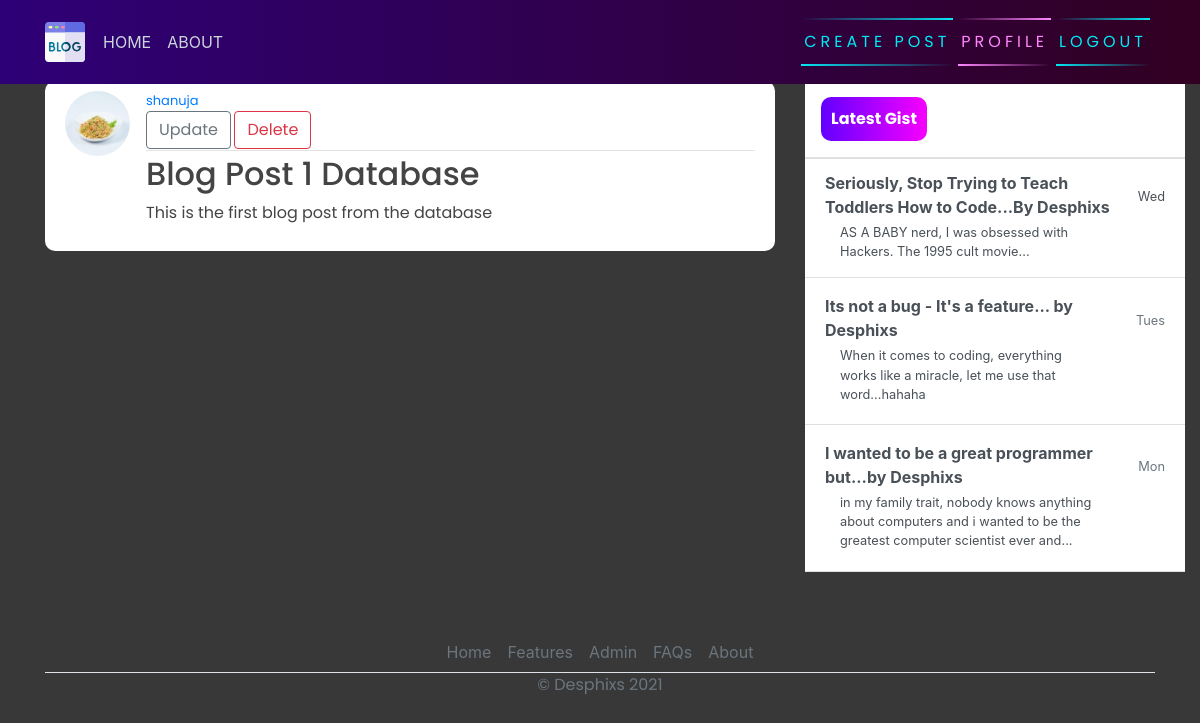
The app's page /post/1/ (signed in) with its own data.
### blog/models.py (models this page shows, shortened)
class post(models.Model):
    title = models.CharField(max_length=200)
    content = models.TextField()
    date_posted = models.DateTimeField(default=timezone.now)
    author = models.ForeignKey(User, on_delete=models.CASCADE)

### users/models.py (models this page shows, shortened)
class Profile(models.Model):
    user = models.OneToOneField(User, on_delete=models.CASCADE)
    image = models.ImageField(default='default.jpg', upload_to='profile_pics')

### blog/views.py (the view)
# urls.py: path('post/<int:pk>/', PostDetailView.as_view(), name="blog-details"),
class PostDetailView(LoginRequiredMixin , DetailView):
    model = post

### blog/templates/blog/post_detail.html
{% extends 'blog/base.html'%}
{% block content %}
        <article class="media content-section">
            <img class=" rounded-circle article-img" src="{{ object.author.profile.image.url }}" alt="">
            <div class="media-body">
                <div class="article-metadata">
                    <a class="mr-2" href="#">{{ object.author }}</a>
                    <small class="text-muted">{{ object.data_posted }}</small><br>
                    {% if object.author == user %}
                    <div>
                        <a class="btn btn-outline-secondary" href="{% url 'bog-update' object.id  %}">Update</a>
                        <a class="btn btn-outline-danger" href="{% url 'bog-delete' object.id  %}">Delete</a>
                    </div>
                    {% endif %}
                </div>
                <h2><a class="article-title" href="11">{{ object.title }}</a></h2>
                <p class="article-content">{{ object.content }}</p>
            </div>
            <br>
        </article>
{% endblock content%}

### blog/static/blog/main.css (style rules this page uses)
body { background-color: rgb(56, 56, 56); margin-top: 5rem; background-size: contain; background-repeat: no-repeat; }
h1, h2, h3, h4, h5, h6, p { color: #444444; font-family: 'Poppins', sans-serif; }
.content-section { background: #ffffff; padding: 10px 20px; border-radius: 10px; margin-bottom: 20px; }
.article-title { color: #444444; }
.article-content { white-space: pre-line; }
.article-img { height: 65px; width: 65px; margin-right: 16px; }
.article-metadata { font-family: 'Poppins', sans-serif; padding-bottom: 1px; margin-bottom: 4px; font-size: 13px; border-bottom: 1px solid #e3e3e3 }

### records on screen
post: author.profile.image (picture), author "shanuja", title "Blog Post 1 Database", content "This is the first blog post from the database"
